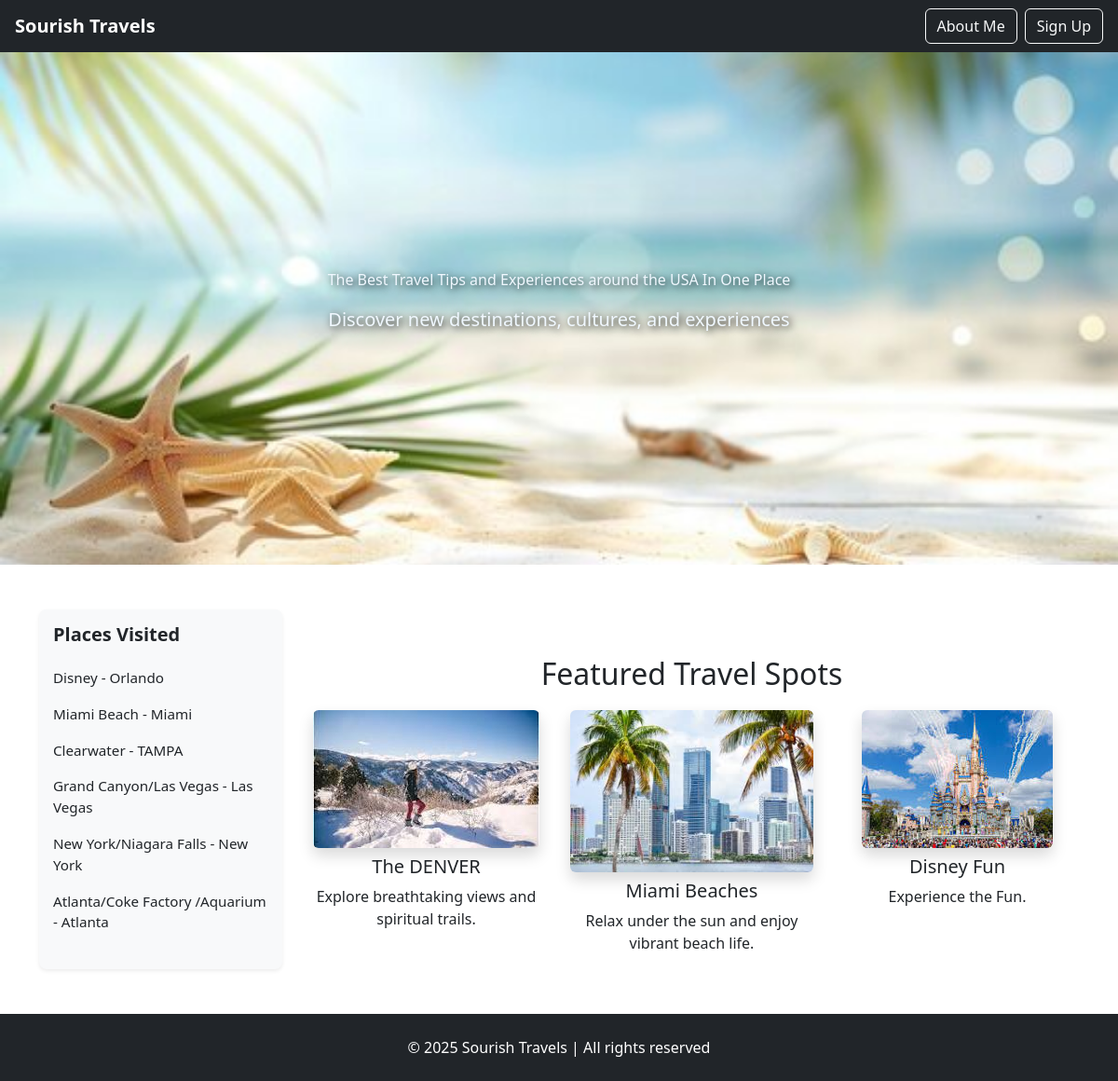
The app's page /, older data.
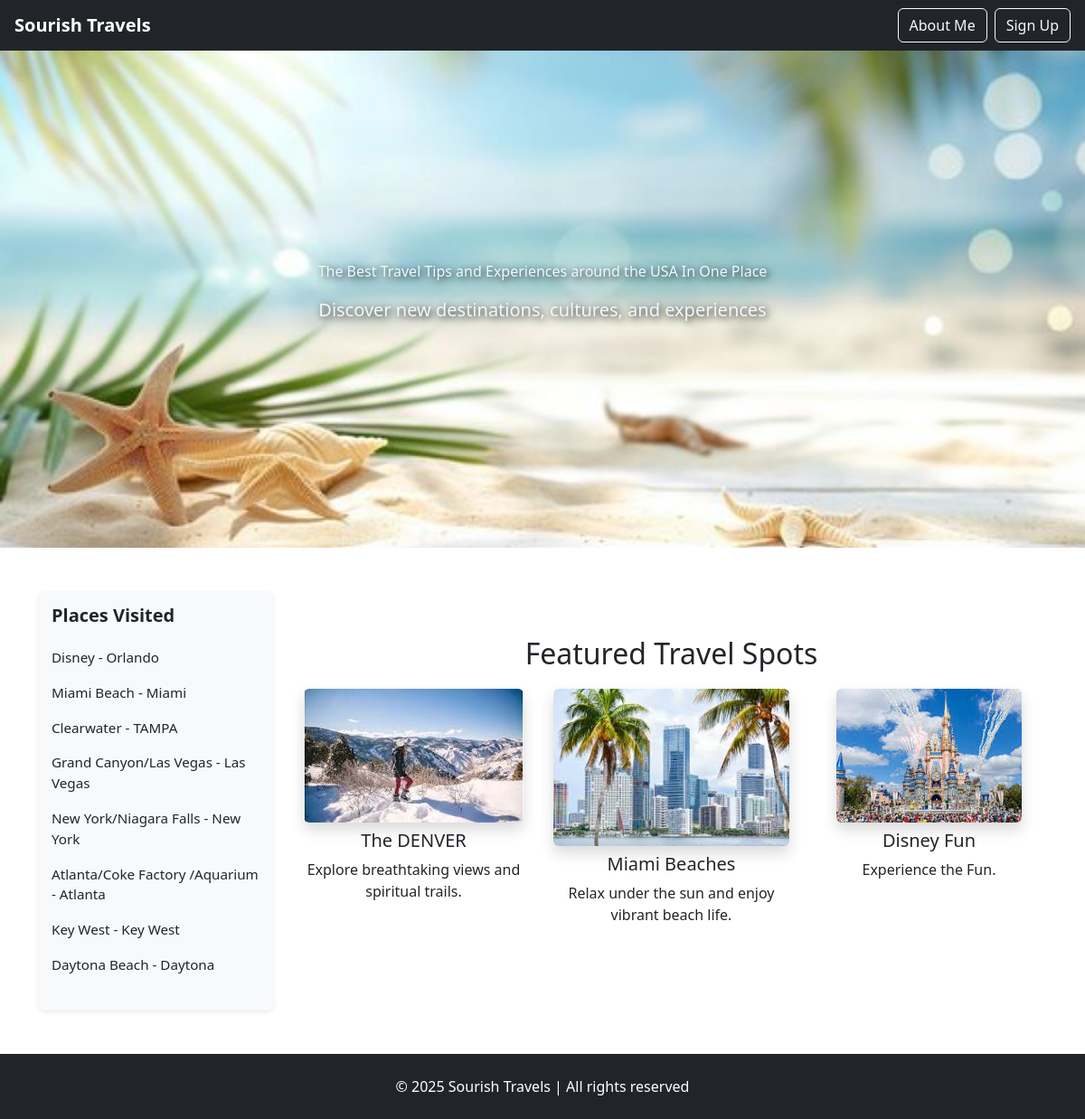
The same page, newer data.
### sourishtravellist/models.py (models this page shows)
class PlacesVisited(models.Model):
    place_name = models.CharField(max_length=255)
    place_city = models.CharField(max_length=255)
    place_zip = models.CharField(max_length=255)
    visited_year = models.IntegerField()
    visited_though = models.CharField(max_length=255)
    place_state = models.ForeignKey(Places, on_delete=models.CASCADE)
    record_create= models.DateTimeField(default=timezone.now)
    record_update= models.DateTimeField(default=timezone.now)
    description = models.TextField(blank=True, null=True)

### sourishwebsite/views.py (the view)
# urls.py: 2. Add a URL to urlpatterns:  path('', views.home, name='home')
def home(request):
    places = PlacesVisited.objects.all()
    return render(request, 'HomePage.html', {'places': places})

### sourishtravellist/templates/HomePage.html (shortened to what this page needs)
<!DOCTYPE html>
<html lang="en">
<head>
    {% load static %}
    <link href="https://cdn.jsdelivr.net/npm/bootstrap@5.3.3/dist/css/bootstrap.min.css" rel="stylesheet">
</head>
<body>
{% load static %}
<nav class="navbar navbar-expand-lg navbar-dark bg-dark px-3">
    <a class="navbar-brand" href="#">Sourish Travels</a>
    <div class="ms-auto d-flex gap-2">
        <a href="{% url 'places_aboutme' %}" class="btn btn-outline-light">About Me</a>
        <button class="btn btn-outline-light" data-bs-toggle="modal" data-bs-target="#signupModal">Sign Up</button>
    </div>
</nav>
<div class="hero">
    <div>
        <p>The Best Travel Tips and Experiences around the USA In One Place</p>
        <p class="lead">Discover new destinations, cultures, and experiences</p>
    </div>
</div>
<div class="container mt-5">
    <div class="row">
        <div class="col-md-3">
            <div class="sidebar shadow-sm">
                <h5>Places Visited</h5>
                <ul>
                    {% for place in places %}
                        <a href="{% url 'place_details' place.id %}" class="text-decoration-none text-dark">
                            <li>{{ place.place_name }} - {{ place.place_city }}</li>
                        </a>
                    {% empty %}
                        <li>No places available</li>
                    {% endfor %}
                </ul>
            </div>
        </div>
        <div class="col-md-9">
            <h2 class="section-title text-center">Featured Travel Spots</h2>
            <div class="row text-center">
                <div class="col-md-4">
                    <img src="{% static 'images/denver.jpeg' %}" class="img-fluid rounded shadow" alt="Denver">
                    <h5 class="mt-2">The DENVER</h5>
                    <p>Explore breathtaking views and spiritual trails.</p>
                </div>
                <div class="col-md-4">
                    <img src="{% static 'images/miami.jpeg' %}" class="img-fluid rounded shadow" alt="Miami">
                    <h5 class="mt-2">Miami Beaches</h5>
                    <p>Relax under the sun and enjoy vibrant beach life.</p>
                </div>
                <div class="col-md-4">
                    <img src="{% static 'images/Disney.jpeg' %}" class="img-fluid rounded shadow" alt="Disney">
                    <h5 class="mt-2">Disney Fun</h5>
                    <p>Experience the Fun.</p>
                </div>
            </div>
        </div>
    </div>
</div>
<footer class="bg-dark text-white text-center p-4 mt-5">
    &copy; 2025 Sourish Travels | All rights reserved
</footer>
</body>
</html>

Row changes from the older to the newer data that the page shows:
added PlacesVisited: place_name "Key West", place_city "Key West"
added PlacesVisited: place_name "Daytona Beach", place_city "Daytona"
